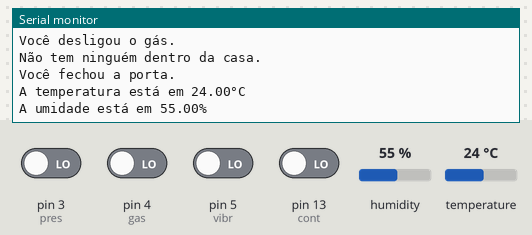
Simulated run of this sketch. Board: Arduino Uno, built with avr-gcc and run on an emulated ATmega328P. Shown: the last lines printed to the serial monitor. Inputs (shaded band) come from the test bench; at power-on: pin 3 (pres), pin 4 (gas), pin 5 (vibr), pin 13 (cont) LOW, temperature 24 °C, humidity 55 %.

Above: at 9.5 s.
9.6 s: temperature set to 22 °C
At 13.0 s:
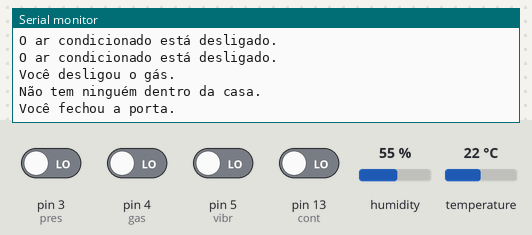
23.6 s: pin 3 (pres) driven HIGH
At 25.5 s:
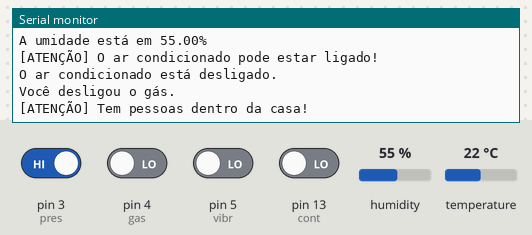
33.1 s: pin 4 (gas) driven HIGH
At 38.1 s:
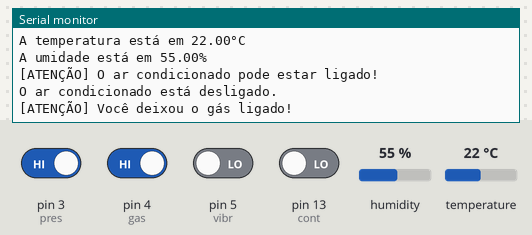
45.5 s: pin 5 (vibr) driven HIGH
At 51.2 s:
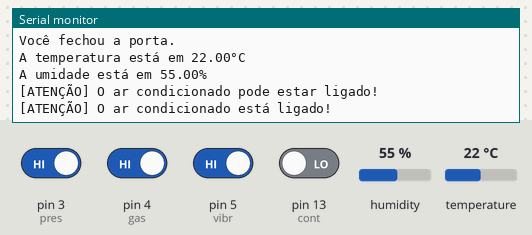
59.5 s: pin 13 (cont) driven HIGH
At 62.6 s:
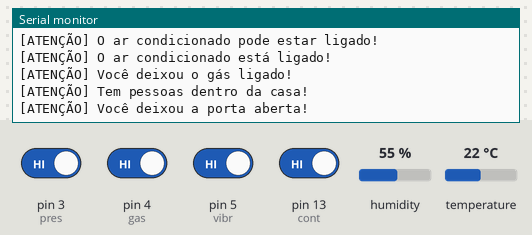
70.1 s: humidity set to 22 %
At 72.1 s:
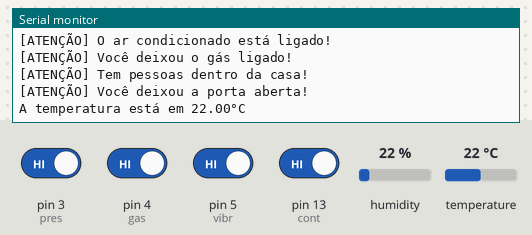

Measured:
- the behaviour switches between 24 and 23 °C on temperature (found by bisection; images 0 and 1)
- after the input at 23.6 s, the serial monitor: prints a new line after 1.3 s (image 2)
- after the input at 33.1 s, the serial monitor: prints a new line after 4.3 s (image 3)
- after the input at 45.5 s, the serial monitor: prints a new line after 5.1 s (image 4)
- after the input at 59.5 s, the serial monitor: prints a new line after 1.6 s (image 5)

The sketch:

viaje_tranquilo.ino
```cpp
#include "DHT.h"
#define DHTPIN 2
#define DHTTYPE DHT11
int vibr = 5;
int gas = 4;
int pres = 3;
int cont = 13;

DHT dht(DHTPIN, DHTTYPE);

void setup() {
  Serial.begin(9600);
  dht.begin();
  pinMode(vibr,INPUT);
  pinMode(gas,INPUT);
  pinMode(pres,INPUT);
  pinMode(cont,INPUT);
}

void loop() {
  delay(2000);

  float umid = dht.readHumidity();
  float temp = dht.readTemperature();

  if (isnan(umid) || isnan(temp)) {
    Serial.println(F("Failed to read from DHT sensor!"));
    return;
  }

  float hif = dht.computeHeatIndex(umid);
  float hic = dht.computeHeatIndex(temp, umid, false);

  Serial.print("A temperatura está em ");
  Serial.print(temp);
  Serial.println("°C");
  delay(500);
  Serial.print("A umidade está em ");
  Serial.print(umid);
  Serial.println("%");
  delay(500);

  if(temp <= 23){
    Serial.println("[ATENÇÃO] O ar condicionado pode estar ligado!");
    delay(500);
  }else{
    Serial.println("O ar condicionado está desligado.");
    delay(500);
  }

  if(digitalRead(vibr) == HIGH){
    Serial.println("[ATENÇÃO] O ar condicionado está ligado!");
    delay(1000);
  }else{
    Serial.println("O ar condicionado está desligado.");
    delay(200);
  }

  if(digitalRead(gas) == HIGH){
    Serial.println("[ATENÇÃO] Você deixou o gás ligado!");
    delay(1000);
  }else{
    Serial.println("Você desligou o gás.");
    delay(1000);
  }

  if(digitalRead(pres) == HIGH){
    Serial.println("[ATENÇÃO] Tem pessoas dentro da casa!");
    delay(1000);
  }else{
    Serial.println("Não tem ninguém dentro da casa.");
    delay(1000);
  }

  if(digitalRead(cont) == HIGH){
    Serial.println("[ATENÇÃO] Você deixou a porta aberta!");
    delay(1000);
  }else{
    Serial.println("Você fechou a porta.");
    delay(1000);
  }
}
```
